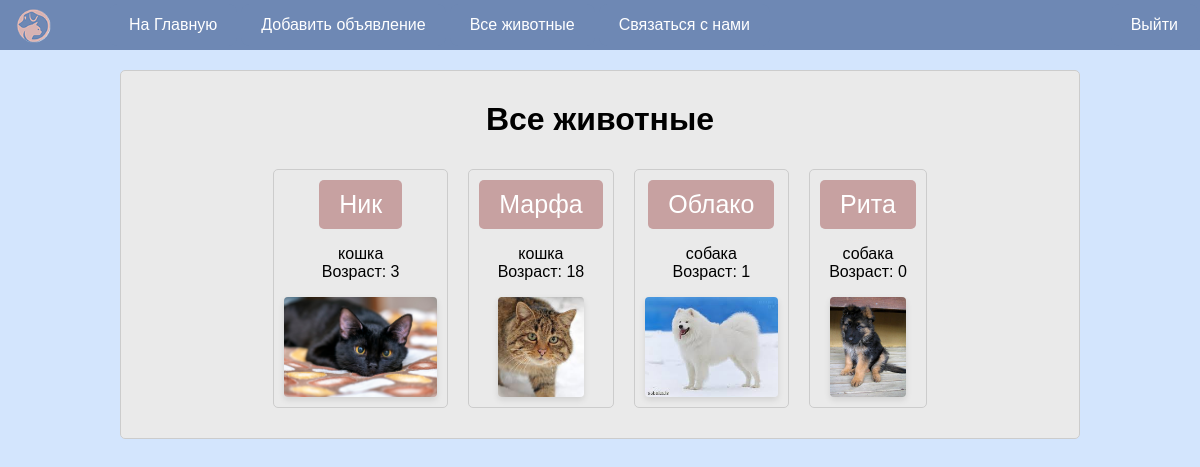
Page /animals/ (signed in) on the committed database.
### pet/models.py (models this page shows, shortened)
class Animal(models.Model):
    owner = models.ForeignKey(User, on_delete=models.CASCADE, null=True)
    name = models.CharField(max_length=50, verbose_name='Кличка', null=True)
    species = models.ForeignKey('Species', on_delete=models.PROTECT, to_field='id',verbose_name='Разновидность')
    age = models.IntegerField(verbose_name='Возраст', null=True)
    gender = models.ForeignKey('Gender', on_delete=models.PROTECT, verbose_name='Пол')
    color = models.CharField(max_length=20, verbose_name='Цвет')
    location = models.CharField(max_length=255, verbose_name='Место')
    phone = models.CharField(max_length=11, verbose_name='Телефон', validators=[validate_phone_number])
    lost = models.ForeignKey('Lost', on_delete= models.PROTECT,null=True, verbose_name='Статус')
    photo = models.ImageField(upload_to='images/', default=None, blank=True, null=True, verbose_name='Добавить фото')
    class Meta:
        verbose_name = 'Животные'
        verbose_name_plural = 'Животные'

class Species(models.Model):
    name = models.CharField(max_length=50)
    class Meta:
        verbose_name = 'Разновидность'
        verbose_name_plural = 'Разновидность'
    def __str__(self):
        return self.name

### pet/views.py (the view)
# urls.py: path('animals/', all_animal, name='all_animal'),
def all_animal(request):
    animals = Animal.objects.all()
    return render(request, 'all_animals.html', {'menu': menu,'animals':animals, 'title': 'Все объявления'})

### pet/templates/all_animals.html (shortened to what this page needs)
{% extends 'base.html' %}
{% load static %}
{% block content %}
    <h1>Все животные</h1>
    <div class="animal-container">
        {% for animal in animals %}
            <div class="animal-item">
                <a href="/animal/{{ animal.id }}/">
                    <span class="animal-name">{{ animal.name }}</span>
                </a>
                <p class="animal-details">
                    {{ animal.species }} <br>
                    Возраст: {{ animal.age }}
                </p>
                {% if animal.photo %}
                    <a href="/animal/{{ animal.id }}/">
                        <img src="{{ animal.photo.url }}" alt="{{ animal.name }}" class="animal-photo">
                    </a>
                {% else %}
                    <p class="no-photo">Фото отсутствует</p>
                {% endif %}
            </div>
        {% endfor %}
    </div>
{% endblock %}

### pet/static/styles.css (style rules this page uses)
body { margin: 0; font-family: Arial, sans-serif; background: #D3E5FD }
h1 { text-align: center; margin-top: 10px; }
.animal-container { display: flex; flex-wrap: wrap; justify-content: center; }
.animal-item { margin: 10px; font-size: 25px; border: 1px solid #ccc; border-radius: 5px; padding: 10px; text-align: center; background-color: #EAEAEA; }
.animal-name { font-size: 25px; padding: 0px; color: black; }
.animal-details { font-size: 16px; }
.animal-photo { max-width: 200px; max-height: 100px; margin-left: auto; margin-right: auto; display: block; }
.animal-photo { overflow: hidden; border-radius: 4px; max-width: 200px; max-height: 100px; margin-left: auto; margin-right: auto; display: block; transition: transform 0.3s ease-in-out; box-shadow: 0px 3px 6px rgba(0, 0, 0, 0.1); }
.animal-name { display: inline-block; padding: 10px 20px; background-color: #c7a1a1; color: white; text-align: center; text-decoration: none; cursor: pointer; border-radius: 5px; transition: background-color 0.3s ease; }

### rows in the picture
Animal: name "Ник", species "кошка", age "3", photo (picture)
Animal: name "Марфа", species "кошка", age "18", photo (picture)
Animal: name "Облако", species "собака", age "1", photo (picture)
Animal: name "Рита", species "собака", age "0", photo (picture)

### other values in the picture
{{ m.title }} "На Главную" "Добавить объявление" "Все животные" "Связаться с нами"
